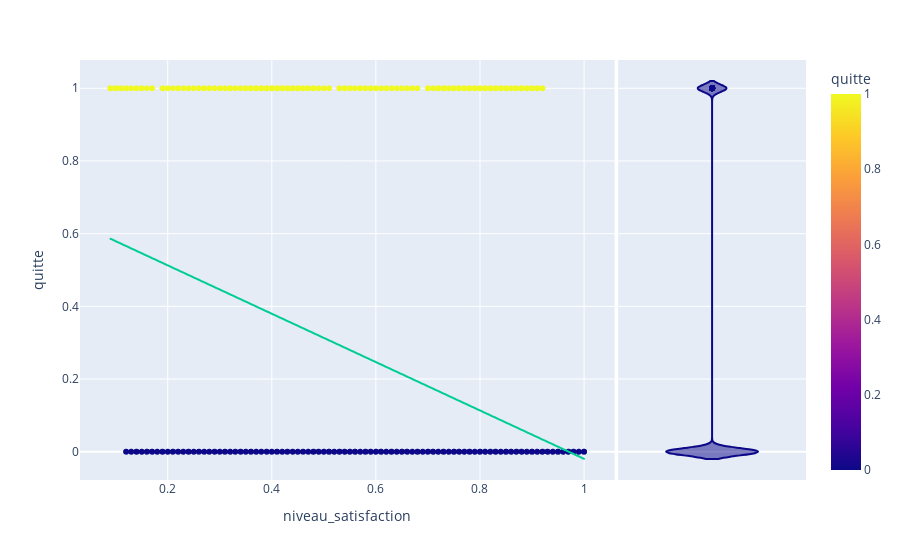

This figure's notebook cell:
### Code cell
px.scatter(ds, x='niveau_satisfaction', y='quitte',
           color='quitte',
           marginal_y='violin',
           trendline='ols')

### Figure 1 — Plotly figure (JSON) as saved in the notebook; plotly's stock layout.template omitted (floating-point values rounded to 4 significant figures; data arrays with more than 128 entries replaced by an {"elided": "..."} marker saying what was removed)
{"data": [{"hovertemplate": "niveau_satisfaction=%{x}<br>quitte=%{marker.color}<extra></extra>", "legendgroup": "", "marker": {"color": {"elided": "14999 int values"}, "coloraxis": "coloraxis", "symbol": "circle"}, "mode": "markers", "name": "", "showlegend": false, "type": "scattergl", "x": {"elided": "14999 float values"}, "xaxis": "x", "y": {"elided": "14999 int values"}, "yaxis": "y"}, {"alignmentgroup": "True", "hovertemplate": "quitte=%{y}<extra></extra>", "legendgroup": "", "marker": {"color": "#0d0887", "symbol": "circle"}, "name": "", "offsetgroup": "", "scalegroup": "y", "showlegend": false, "type": "violin", "xaxis": "x2", "y": {"elided": "14999 int values"}, "yaxis": "y2"}, {"hovertemplate": "<b>OLS trendline</b><br>quitte = -0.665317 * niveau_satisfaction + 0.645811<br>R<sup>2</sup>=0.150835<br><br>niveau_satisfaction=%{x}<br>quitte=%{y} <b>(trend)</b><extra></extra>", "legendgroup": "", "marker": {"symbol": "circle"}, "mode": "lines", "name": "", "showlegend": false, "type": "scattergl", "x": {"elided": "14999 float values"}, "xaxis": "x", "y": {"elided": "14999 float values"}, "yaxis": "y"}], "layout": {"coloraxis": {"colorbar": {"title": {"text": "quitte"}}, "colorscale": [[0, "#0d0887"], [0.1111, "#46039f"], [0.2222, "#7201a8"], [0.3333, "#9c179e"], [0.4444, "#bd3786"], [0.5556, "#d8576b"], [0.6667, "#ed7953"], [0.7778, "#fb9f3a"], [0.8889, "#fdca26"], [1, "#f0f921"]]}, "legend": {"tracegroupgap": 0}, "margin": {"t": 60}, "xaxis": {"anchor": "y", "domain": [0, 0.7363], "title": {"text": "niveau_satisfaction"}}, "xaxis2": {"anchor": "y2", "domain": [0.7413, 1], "matches": "x2", "showgrid": false, "showline": false, "showticklabels": false, "ticks": ""}, "yaxis": {"anchor": "x", "domain": [0, 1], "title": {"text": "quitte"}}, "yaxis2": {"anchor": "x2", "domain": [0, 1], "matches": "y", "showgrid": true, "showticklabels": false}}}
